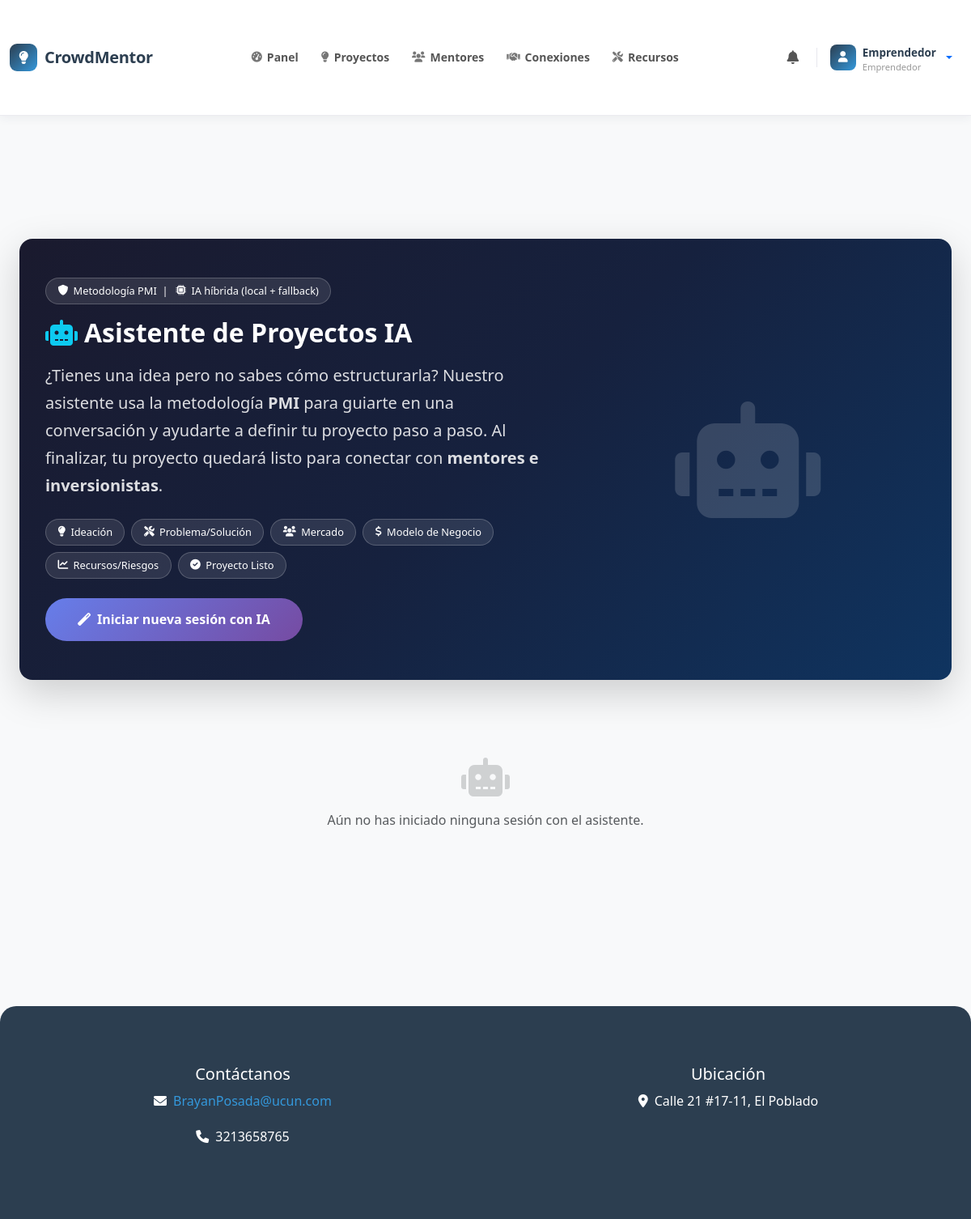
Before: /ai-assistant/ (signed in) with the older database file.
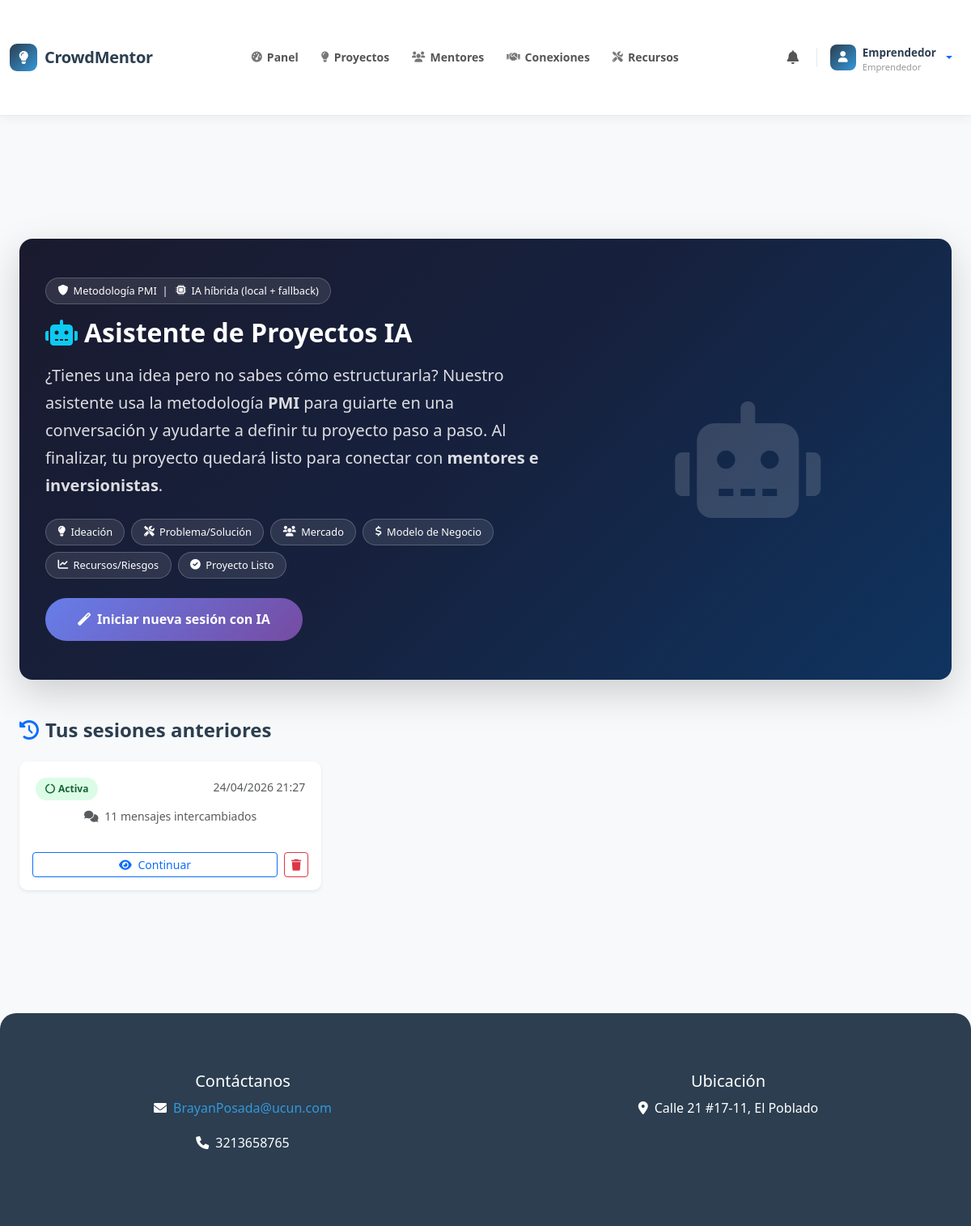
After: the same page with the newer database file.
### core/models.py (models this page shows, shortened)
class AIProjectSession(models.Model):
    STATUS_CHOICES = [
        ('active', 'Activa'),
        ('completed', 'Completada'),
        ('abandoned', 'Abandonada'),
    ]
    user = models.ForeignKey(User, on_delete=models.CASCADE, related_name='ai_project_sessions')
    created_at = models.DateTimeField(auto_now_add=True)
    updated_at = models.DateTimeField(auto_now=True)
    status = models.CharField(max_length=20, choices=STATUS_CHOICES, default='active')
    messages = models.JSONField(default=list)
    generated_title = models.CharField(max_length=200, blank=True)
    generated_description = models.TextField(blank=True)
    generated_tags = models.CharField(max_length=500, blank=True)
    generated_funding_goal = models.CharField(max_length=50, blank=True)
    generated_profitability_time = models.CharField(max_length=20, blank=True)
    generated_profitability_unit = models.CharField(max_length=10, blank=True, default='meses')
    resulting_project = models.ForeignKey(
        'Project', on_delete=models.SET_NULL, null=True, blank=True,
        related_name='ai_session'
    )
    PMI_PHASES = [
        ('welcome', 'Bienvenida'),
        ('ideation', 'Ideación'),
        ('problem', 'Problema y Solución'),
        ('market', 'Mercado Objetivo'),
        ('business_model', 'Modelo de Negocio'),
        ('resources', 'Recursos y Presupuesto'),
        ('risks', 'Riesgos'),
        ('timeline', 'Cronograma'),
        ('summary', 'Resumen Generado'),
    ]
    current_phase = models.CharField(max_length=20, default='welcome')
    class Meta:
        ordering = ['-created_at']

### core/views.py (the view, shortened to what this page needs)
# urls.py: path('ai-assistant/', views.ai_project_assistant, name='ai_project_assistant'),
@login_required
def ai_project_assistant(request):
    try:
        profile = request.user.profile
        if profile.user_type != 'entrepreneur':
            messages.warning(request, 'El asistente de IA está disponible solo para emprendedores.')
            return redirect('dashboard')
    except Profile.DoesNotExist:
        messages.error(request, 'Completa tu perfil primero.')
        return redirect('dashboard')
    sessions = AIProjectSession.objects.filter(user=request.user)
    return render(request, 'ai_project_assistant.html', {'sessions': sessions})

### core/templatetags/custom_filters.py (called while the page is built)
@register.filter
def has_profile(user):
    return hasattr(user, 'profile') and user.profile is not None

@register.filter
def get_user_type(user):
    if hasattr(user, 'profile') and user.profile:
        return user.profile.user_type
    return None

### core/templates/ai_project_assistant.html (shortened to what the changed rows need)
{% extends 'base.html' %}
{% load static %}
{% block content %}
<div class="container py-5">
    <div class="ai-hero mb-5 shadow-lg">
        <div class="row align-items-center g-4">
            <div class="col-lg-7">
                <h1 class="mb-3">
                    <i class="fas fa-robot me-2 text-info"></i>Asistente de Proyectos IA
                </h1>
            </div>
        </div>
    </div>
    {% if sessions %}
    <h4 class="mb-4 fw-bold"><i class="fas fa-history me-2 text-primary"></i>Tus sesiones anteriores</h4>
    <div class="row g-3">
        {% for s in sessions %}
        <div class="col-md-6 col-lg-4">
            <div class="card border-0 shadow-sm session-card h-100">
                <div class="card-body">
                    <div class="d-flex justify-content-between align-items-start mb-2">
                        <span class="phase-pill
                            {% if s.status == 'active' %}phase-active
                            {% elif s.status == 'completed' %}phase-done
                            {% else %}phase-abandon{% endif %}">
                            {% if s.status == 'active' %}<i class="fas fa-circle-notch fa-spin me-1"></i>Activa
                            {% elif s.status == 'completed' %}<i class="fas fa-check-circle me-1"></i>Completada
                            {% else %}<i class="fas fa-times-circle me-1"></i>Abandonada{% endif %}
                        </span>
                        <small class="text-muted">{{ s.created_at|date:"d/m/Y H:i" }}</small>
                    </div>
                    {% if s.generated_title %}
                    <h6 class="fw-bold mb-1 text-truncate" title="{{ s.generated_title }}">
                        <i class="fas fa-project-diagram me-1 text-primary"></i>{{ s.generated_title }}
                    </h6>
                    {% else %}
                    <p class="text-muted small mb-1">
                        <i class="fas fa-comments me-1"></i>
                        {{ s.messages|length }} mensaje{{ s.messages|length|pluralize:"s" }} intercambiado{{ s.messages|length|pluralize:"s" }}
                    </p>
                    {% endif %}
                </div>
                <div class="card-footer bg-transparent border-0 d-flex gap-2 pb-3">
                    <a href="{% url 'ai_project_assistant_session' s.pk %}" class="btn btn-sm btn-outline-primary flex-grow-1">
                        <i class="fas fa-eye me-1"></i>
                        {% if s.status == 'active' %}Continuar{% else %}Ver{% endif %}
                    </a>
                    <form method="post" action="{% url 'ai_project_session_delete' s.pk %}" class="d-inline"
                          onsubmit="return confirm('¿Eliminar esta sesión?')">
                        <button type="submit" class="btn btn-sm btn-outline-danger">
                            <i class="fas fa-trash"></i>
                        </button>
                    </form>
                </div>
            </div>
        </div>
        {% endfor %}
    </div>
    {% else %}
    <div class="text-center py-5 text-muted">
        <i class="fas fa-robot fa-3x mb-3 opacity-25"></i>
        <p>Aún no has iniciado ninguna sesión con el asistente.</p>
    </div>
    {% endif %}
</div>
{% endblock %}

Changed rows visible on the page:
added AIProjectSession: status "active" (drawn), created_at "24/04/2026 21:27", messages|length "11"
Other visible differences:
text no longer shown: "Aún no has iniciado ninguna sesión con el asistente."
text now shown: "Tus sesiones anteriores"
